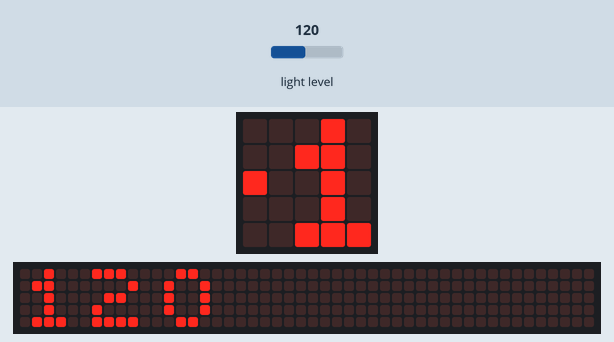
Simulated run of this program. Board: BBC micro:bit (MakeCode). Parts: the board's 5×5 LED display, a strip that is not on the board, showing the scrolling text unrolled. The test bench sets the inputs (shaded band); at power-on: light level 120. The 48×5 strip is a reading aid, not a part: it shows the text the display is scrolling, unrolled, one strip-width of it at a time.

Above: at 1.27 s.
1.3 s: light level set to 64
At 4.6 s:
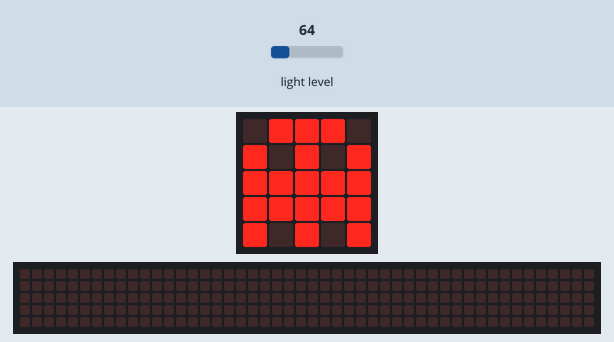
5.2 s: light level set to 250
At 7.9 s:
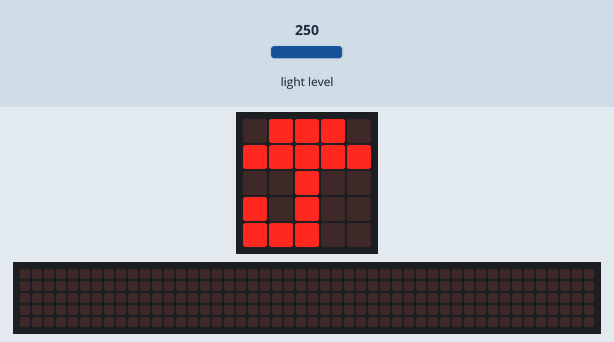
9.1 s: light level set to 128
At 12.1 s:
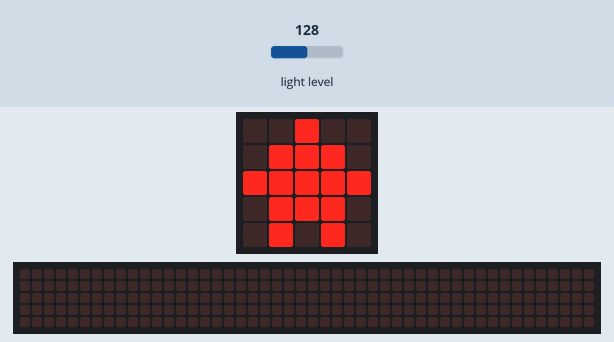

The program:

main.ts
```typescript
let luz: string;
while (true) {
    luz = "" + input.lightLevel()
    if (input.lightLevel() > 200) {
        basic.showIcon(IconNames.Umbrella)
        basic.showString(luz)
    } else if (input.lightLevel() > 100 && input.lightLevel() <= 200) {
        basic.showIcon(IconNames.House)
        basic.showString(luz)
    } else {
        basic.showIcon(IconNames.Ghost)
        basic.showString(luz)
    }

}
```

test.ts
```typescript
// aquí va el archivo "tests"; esto no se compilará cuando este paquete se utilice como una extensión.
```

Measured:
- after the input at 1.3 s, the display: first differs from a run without the input after 2.9 s (image 1)
- after the input at 5.2 s, the display: first differs from a run without the input after 2.3 s (image 2)
- after the input at 9.1 s, the display: first differs from a run without the input after 2.6 s (image 3)
- what the display in image 1 shows lasts 0.6 s, from 4.2 s to 4.8 s
